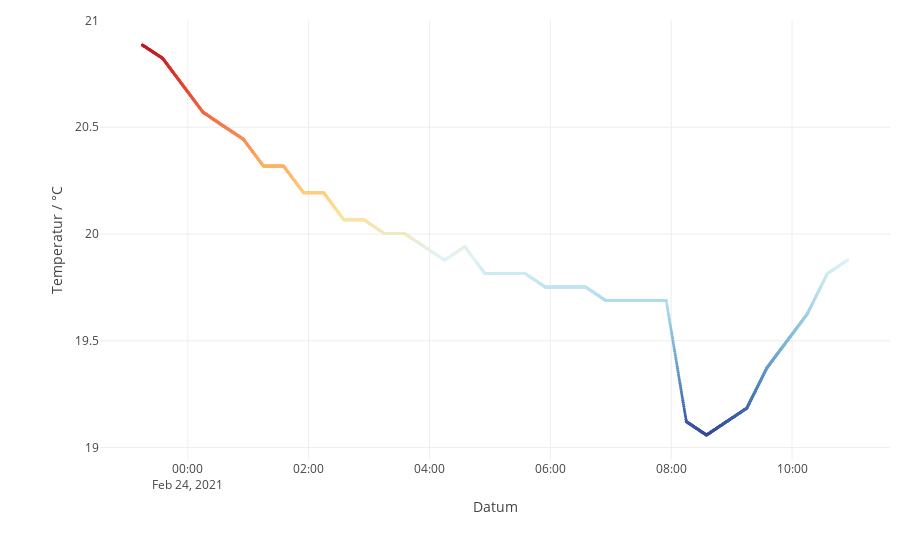

Source (notebook cell):
### Code cell
df2 = df[df.dev_sn == '28-03219779d339'].tail(720).iloc[::-20]
df2['ts'] = (df2.date_time.values.astype(np.int64) // 10 ** 9).tolist()

x = df2.ts.values
y = df2.temp_C.values

fig = get_figure(x, y, 2000, 3, 3, colorscale, 19, 21, convert_ts=True)

fig.update_layout(
    xaxis_title="Datum",
    yaxis_title="Temperatur / °C",
    template='none',
    #autosize=False,
    #width=1000,
    #height=150,
    margin = dict(
        l = 100,
        r = 10,
        b = 100,
        t = 20,
        pad = 0,
    ),
    hovermode="x"
)

fig.show()

### Figure 1 — Plotly figure (JSON) as saved in the notebook; plotly's stock layout.template omitted (floating-point values rounded to 4 significant figures; data arrays with more than 128 entries replaced by an {"elided": "..."} marker saying what was removed)
{"data": [{"hoverinfo": "skip", "marker": {"cmax": 21, "cmin": 19, "color": {"elided": "2000 float values"}, "colorscale": [[0, "rgb(49,54,149)"], [0.1111, "rgb(69,117,180)"], [0.2222, "rgb(116,173,209)"], [0.3333, "rgb(171,217,233)"], [0.4444, "rgb(224,243,248)"], [0.5556, "rgb(254,224,144)"], [0.6667, "rgb(253,174,97)"], [0.7778, "rgb(244,109,67)"], [0.8889, "rgb(215,48,39)"], [1, "rgb(165,0,38)"]], "size": 3}, "mode": "markers", "showlegend": false, "type": "scatter", "x": {"elided": "2000 str values"}, "y": {"elided": "2000 float values"}}, {"marker": {"cmax": 21, "cmin": 19, "color": [19.88, 19.82, 19.63, 19.5, 19.37, 19.18, 19.12, 19.06, 19.12, 19.69, 19.69, 19.69, 19.69, 19.75, 19.75, 19.75, 19.82, 19.82, 19.82, 19.94, 19.88, 19.94, 20.0, 20.0, 20.07, 20.07, 20.19, 20.19, 20.32, 20.32, 20.45, 20.51, 20.57, 20.7, 20.82, 20.89], "colorscale": [[0, "rgb(49,54,149)"], [0.1111, "rgb(69,117,180)"], [0.2222, "rgb(116,173,209)"], [0.3333, "rgb(171,217,233)"], [0.4444, "rgb(224,243,248)"], [0.5556, "rgb(254,224,144)"], [0.6667, "rgb(253,174,97)"], [0.7778, "rgb(244,109,67)"], [0.8889, "rgb(215,48,39)"], [1, "rgb(165,0,38)"]], "size": 3}, "mode": "markers", "showlegend": false, "type": "scatter", "x": ["2021-02-24T10:55:02", "2021-02-24T10:35:02", "2021-02-24T10:15:03", "2021-02-24T09:55:03", "2021-02-24T09:35:03", "2021-02-24T09:15:02", "2021-02-24T08:55:02", "2021-02-24T08:35:02", "2021-02-24T08:15:02", "2021-02-24T07:55:03", "2021-02-24T07:35:03", "2021-02-24T07:15:02", "2021-02-24T06:55:02", "2021-02-24T06:35:02", "2021-02-24T06:15:03", "2021-02-24T05:55:03", "2021-02-24T05:35:02", "2021-02-24T05:15:02", "2021-02-24T04:55:02", "2021-02-24T04:35:02", "2021-02-24T04:15:02", "2021-02-24T03:55:02", "2021-02-24T03:35:02", "2021-02-24T03:15:03", "2021-02-24T02:55:02", "2021-02-24T02:35:02", "2021-02-24T02:15:02", "2021-02-24T01:55:02", "2021-02-24T01:35:02", "2021-02-24T01:15:02", "2021-02-24T00:55:02", "2021-02-24T00:35:02", "2021-02-24T00:15:03", "2021-02-23T23:55:02", "2021-02-23T23:35:02", "2021-02-23T23:15:02"], "y": [19.88, 19.82, 19.63, 19.5, 19.37, 19.18, 19.12, 19.06, 19.12, 19.69, 19.69, 19.69, 19.69, 19.75, 19.75, 19.75, 19.82, 19.82, 19.82, 19.94, 19.88, 19.94, 20.0, 20.0, 20.07, 20.07, 20.19, 20.19, 20.32, 20.32, 20.45, 20.51, 20.57, 20.7, 20.82, 20.89]}], "layout": {"hovermode": "x", "margin": {"b": 100, "l": 100, "pad": 0, "r": 10, "t": 20}, "xaxis": {"title": {"text": "Datum"}}, "yaxis": {"title": {"text": "Temperatur / °C"}}}}
